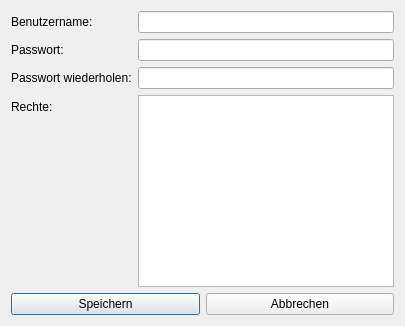
<?xml version="1.0" encoding="UTF-8"?>
<ui version="4.0">
 <class>AddEditUserDialog</class>
 <widget class="QDialog" name="AddEditUserDialog">
  <property name="windowTitle">
   <string>Nutzer anlegen/bearbeiten</string>
  </property>
  <layout class="QVBoxLayout" name="verticalLayout">
   <item>
    <layout class="QFormLayout" name="formLayout">
     <item row="0" column="0">
      <widget class="QLabel" name="labelUsername">
       <property name="text">
        <string>Benutzername:</string>
       </property>
      </widget>
     </item>
     <item row="0" column="1">
      <widget class="QLineEdit" name="editUsername"/>
     </item>
     <item row="1" column="0">
      <widget class="QLabel" name="labelPassword1">
       <property name="text">
        <string>Passwort:</string>
       </property>
      </widget>
     </item>
     <item row="1" column="1">
      <widget class="QLineEdit" name="editPassword1">
       <property name="echoMode">
        <enum>QLineEdit::Password</enum>
       </property>
      </widget>
     </item>
     <item row="2" column="0">
      <widget class="QLabel" name="labelPassword2">
       <property name="text">
        <string>Passwort wiederholen:</string>
       </property>
      </widget>
     </item>
     <item row="2" column="1">
      <widget class="QLineEdit" name="editPassword2">
       <property name="echoMode">
        <enum>QLineEdit::Password</enum>
       </property>
      </widget>
     </item>
     <item row="3" column="0">
      <widget class="QLabel" name="labelPermissions">
       <property name="text">
        <string>Rechte:</string>
       </property>
      </widget>
     </item>
     <item row="3" column="1">
      <widget class="QListWidget" name="listPermissions">
       <property name="selectionMode">
        <enum>QAbstractItemView::MultiSelection</enum>
       </property>
      </widget>
     </item>
    </layout>
   </item>
   <item>
    <layout class="QHBoxLayout" name="buttonLayout">
     <item>
      <widget class="QPushButton" name="btnSave">
       <property name="text">
        <string>Speichern</string>
       </property>
      </widget>
     </item>
     <item>
      <widget class="QPushButton" name="btnCancel">
       <property name="text">
        <string>Abbrechen</string>
       </property>
      </widget>
     </item>
    </layout>
   </item>
  </layout>
 </widget>
 <resources/>
 <connections/>
</ui>
